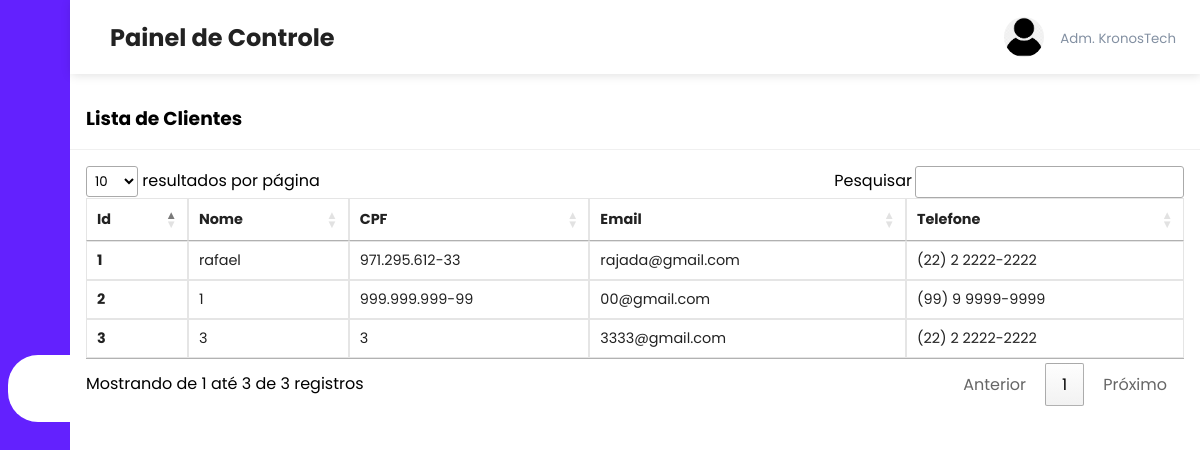
/admin/clientes.php, run on an earlier commit of the app's database.
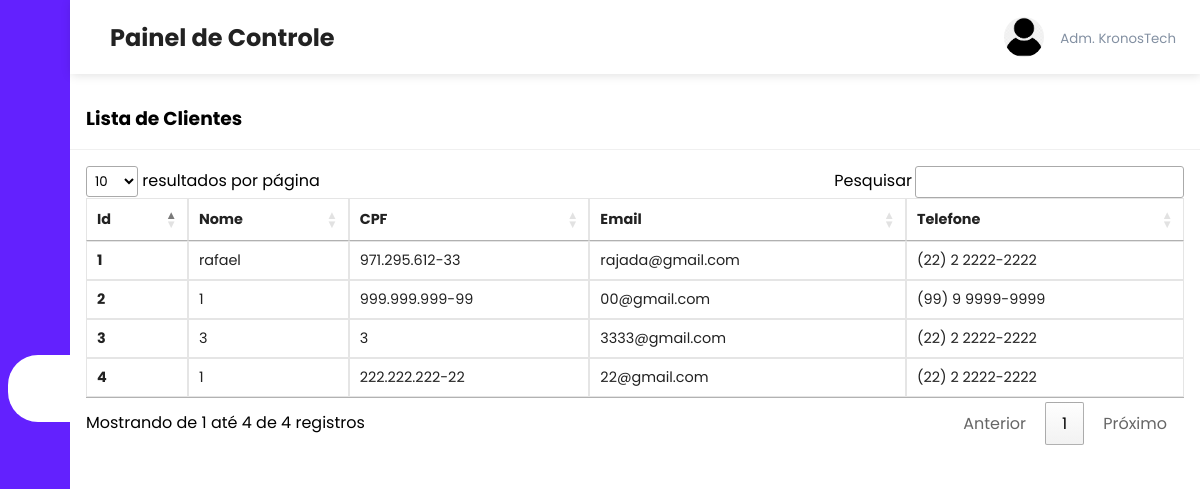
And on a later commit of the database.
### tables this page shows
CREATE TABLE `users` (
  `user_id` int(11) NOT NULL,
  `user_cpf` varchar(14) NOT NULL,
  `user_name` varchar(108) NOT NULL,
  `user_email` varchar(100) NOT NULL,
  `user_phone` varchar(16) NOT NULL,
  `user_password` varchar(100) NOT NULL
);

### admin/clientes.php (the view, shortened to what this page needs)
<?php include('header.php'); ?>
<?php
include('../server/connection.php');
if (isset($_GET['page_no']) && $_GET['page_no'] != "") {
    $page_no = $_GET['page_no'];
} else {
    $page_no = 1;
}
$total_records_per_page = 10;
$offset = ($page_no - 1) * $total_records_per_page;
$stmt2 = $conn->prepare("SELECT * FROM users LIMIT ?, ?");
$stmt2->bind_param("ii", $offset, $total_records_per_page);
$stmt2->execute();
$users = $stmt2->get_result();
?>
<div class="recent-grid">
    <div class="projects">
        <div class="card">
            <div class="card-header">
                <h3>Lista de Clientes</h3>
            </div>
            <div class="card-body">
            <div class="table-responsive">
                    <table width="100%" class="orders-table" id="tabelaOrdenada">
                        <thead>
                            <tr>
                                <td>Id</td>
                                <td>Nome</td>
                                <td>CPF</td>
                                <td>Email</td>
                                <td>Telefone</td>
                            </tr>
                        </thead>
                        <tbody>
                            <?php while($user = $users->fetch_assoc()) { ?>
                                <tr>
                                    <td><strong><?php echo $user['user_id']; ?></strong></td>
                                    <td><?php echo $user['user_name']; ?></td>
                                    <td><?php echo $user['user_cpf']; ?></td>
                                    <td><?php echo $user['user_email']; ?></td>
                                    <td><?php echo $user['user_phone']; ?></td>
                                </tr>
                            <?php } ?>
                        </tbody>
                    </table>
            </div>
        </div>
    </div>
</div>
</body>
</html>

What changed in the data, as far as the page shows it:
added users: user_id "4", user_name "1", user_cpf "222.222.222-22", user_email "22@gmail.com", user_phone "(22) 2 2222-2222"
Also different on the page:
text written by a page script: "resultados por página Pesquisar Mostrando de 1 até 3 de 3 registros Anterior 1 Próximo" → "resultados por página Pesquisar Mostrando de 1 até 4 de 4 registros Anterior 1 Próximo"
